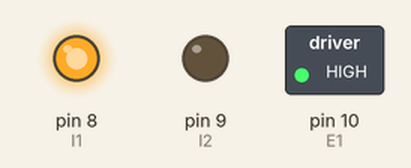
This sketch was run on a simulated Arduino Uno, built with avr-gcc and run on an emulated ATmega328P. On the bench: switched loads named in the sketch (green lamp = pin HIGH), output pins drawn as LEDs (lit = HIGH).

Above: at 0.1 s.
At 50.5 s:
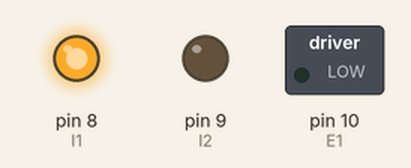
At 111.3 s:
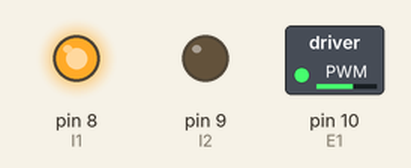
Timing chart, 0 to 122.7 s (numbered marks = the images above):
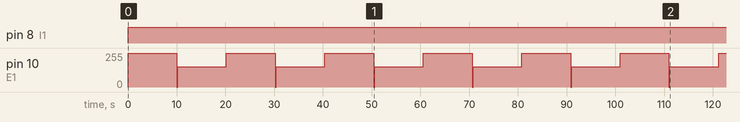

Measured:
- by itself, pin 8 (I1): LOW → HIGH at 0.00 s
- by itself, pin 10 (E1): repeats every 20.2 s: 0/255 0.20 s, 153/255 10.0 s, 255/255 10.0 s

The sketch:

Motor_driver_final_code.ino
```cpp
#define E1 10  // Enable Pin for motor 1
#define I1 8  // Control pin 1 for motor 1
#define I2 9  // Control pin 2 for motor 1


void setup() {

    pinMode(E1, OUTPUT);
    pinMode(I1, OUTPUT);
    pinMode(I2, OUTPUT);

}

void loop() {

    analogWrite(E1, 255); // Run in half speed
    digitalWrite(I1, HIGH);
    digitalWrite(I2, LOW);
    delay(10000);

    digitalWrite(E1, LOW);
    delay(200);

    analogWrite(E1, 153);  // Run in full speed
    digitalWrite(I1, HIGH);
    digitalWrite(I2, LOW);
    delay(10000);
}
```
